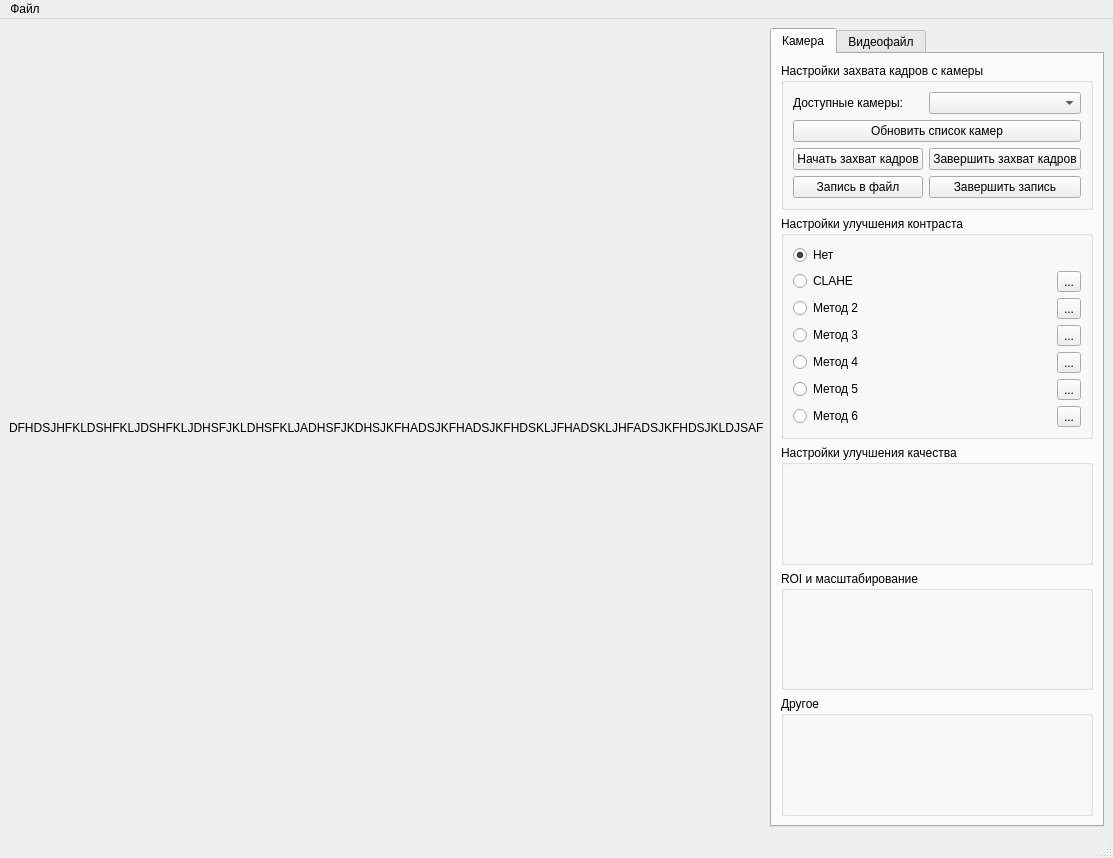
<?xml version="1.0" encoding="UTF-8"?>
<ui version="4.0">
 <class>MainWindow</class>
 <widget class="QMainWindow" name="MainWindow">
  <property name="geometry">
   <rect>
    <x>0</x>
    <y>0</y>
    <width>1035</width>
    <height>858</height>
   </rect>
  </property>
  <property name="windowTitle">
   <string>MainWindow</string>
  </property>
  <widget class="QWidget" name="centralwidget">
   <layout class="QHBoxLayout" name="horizontalLayout">
    <item>
     <widget class="QLabel" name="videoFrame">
      <property name="autoFillBackground">
       <bool>false</bool>
      </property>
      <property name="text">
       <string>DFHDSJHFKLDSHFKLJDSHFKLJDHSFJKLDHSFKLJADHSFJKDHSJKFHADSJKFHADSJKFHDSKLJFHADSKLJHFADSJKFHDSJKLDJSAF</string>
      </property>
     </widget>
    </item>
    <item>
     <widget class="QTabWidget" name="tabWidget">
      <property name="currentIndex">
       <number>0</number>
      </property>
      <widget class="QWidget" name="tab_camera">
       <attribute name="title">
        <string>Камера</string>
       </attribute>
       <layout class="QVBoxLayout" name="verticalLayout">
        <item>
         <widget class="QGroupBox" name="group_grabling_video">
          <property name="title">
           <string>Настройки захвата кадров с камеры</string>
          </property>
          <layout class="QGridLayout" name="gridLayout_2">
           <item row="3" column="0">
            <widget class="QPushButton" name="bt_start_record">
             <property name="text">
              <string>Запись в файл</string>
             </property>
            </widget>
           </item>
           <item row="2" column="1">
            <widget class="QPushButton" name="bt_stop_capture">
             <property name="text">
              <string>Завершить захват кадров</string>
             </property>
            </widget>
           </item>
           <item row="2" column="0">
            <widget class="QPushButton" name="bt_start_capture">
             <property name="text">
              <string>Начать захват кадров</string>
             </property>
            </widget>
           </item>
           <item row="0" column="0">
            <widget class="QLabel" name="l_list_cameras">
             <property name="text">
              <string>Доступные камеры:</string>
             </property>
            </widget>
           </item>
           <item row="0" column="1">
            <widget class="QComboBox" name="c_list_cameras"/>
           </item>
           <item row="3" column="1">
            <widget class="QPushButton" name="bt_stop_record">
             <property name="text">
              <string>Завершить запись</string>
             </property>
            </widget>
           </item>
           <item row="1" column="0" colspan="2">
            <widget class="QPushButton" name="bt_update_cameras">
             <property name="text">
              <string>Обновить список камер</string>
             </property>
            </widget>
           </item>
          </layout>
         </widget>
        </item>
        <item>
         <widget class="QGroupBox" name="group_contrast_enhancement">
          <property name="title">
           <string>Настройки улучшения контраста</string>
          </property>
          <layout class="QGridLayout" name="gridLayout">
           <item row="4" column="0">
            <widget class="QRadioButton" name="radioButton_3">
             <property name="text">
              <string>Метод 3</string>
             </property>
            </widget>
           </item>
           <item row="5" column="1">
            <widget class="QToolButton" name="toolButton_4">
             <property name="text">
              <string>...</string>
             </property>
            </widget>
           </item>
           <item row="6" column="0">
            <widget class="QRadioButton" name="radioButton_5">
             <property name="text">
              <string>Метод 5</string>
             </property>
            </widget>
           </item>
           <item row="6" column="1">
            <widget class="QToolButton" name="toolButton_5">
             <property name="text">
              <string>...</string>
             </property>
            </widget>
           </item>
           <item row="1" column="1">
            <widget class="QToolButton" name="bt_CLAHE">
             <property name="text">
              <string>...</string>
             </property>
            </widget>
           </item>
           <item row="3" column="0">
            <widget class="QRadioButton" name="radioButton_2">
             <property name="text">
              <string>Метод 2</string>
             </property>
            </widget>
           </item>
           <item row="4" column="1">
            <widget class="QToolButton" name="toolButton_3">
             <property name="text">
              <string>...</string>
             </property>
            </widget>
           </item>
           <item row="1" column="0">
            <widget class="QRadioButton" name="r_CLAHE">
             <property name="text">
              <string>CLAHE</string>
             </property>
            </widget>
           </item>
           <item row="3" column="1">
            <widget class="QToolButton" name="toolButton_2">
             <property name="text">
              <string>...</string>
             </property>
            </widget>
           </item>
           <item row="7" column="1">
            <widget class="QToolButton" name="toolButton_6">
             <property name="text">
              <string>...</string>
             </property>
            </widget>
           </item>
           <item row="7" column="0">
            <widget class="QRadioButton" name="radioButton_6">
             <property name="text">
              <string>Метод 6</string>
             </property>
            </widget>
           </item>
           <item row="5" column="0">
            <widget class="QRadioButton" name="radioButton_4">
             <property name="text">
              <string>Метод 4</string>
             </property>
            </widget>
           </item>
           <item row="0" column="0">
            <widget class="QRadioButton" name="r_NotImprove">
             <property name="text">
              <string>Нет</string>
             </property>
             <property name="checked">
              <bool>true</bool>
             </property>
            </widget>
           </item>
          </layout>
         </widget>
        </item>
        <item>
         <widget class="QGroupBox" name="group_enhancement">
          <property name="title">
           <string>Настройки улучшения качества</string>
          </property>
         </widget>
        </item>
        <item>
         <widget class="QGroupBox" name="group_ROI">
          <property name="title">
           <string>ROI и масштабирование</string>
          </property>
         </widget>
        </item>
        <item>
         <widget class="QGroupBox" name="group_other">
          <property name="title">
           <string>Другое</string>
          </property>
         </widget>
        </item>
       </layout>
      </widget>
      <widget class="QWidget" name="tab_file">
       <attribute name="title">
        <string>Видеофайл</string>
       </attribute>
      </widget>
     </widget>
    </item>
   </layout>
  </widget>
  <widget class="QMenuBar" name="menubar">
   <property name="geometry">
    <rect>
     <x>0</x>
     <y>0</y>
     <width>1035</width>
     <height>22</height>
    </rect>
   </property>
   <widget class="QMenu" name="menu">
    <property name="title">
     <string>Файл</string>
    </property>
   </widget>
   <addaction name="menu"/>
  </widget>
  <widget class="QStatusBar" name="statusbar"/>
 </widget>
 <resources/>
 <connections/>
</ui>
